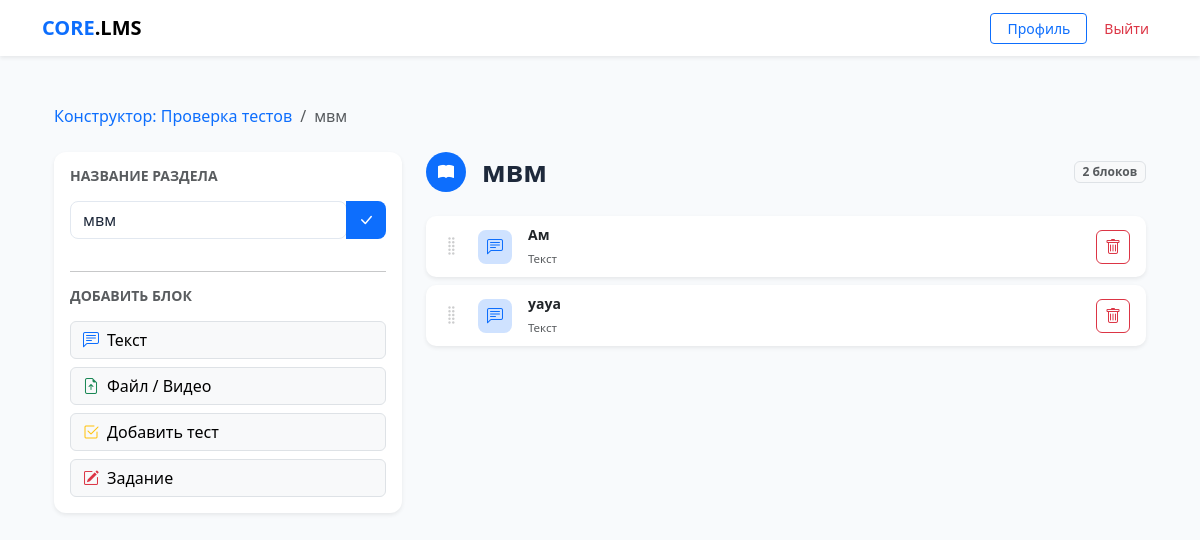
Screenshot of /section/1/edit/ (signed in) with the database file from the repository.
### core/models.py (models this page shows, shortened)
class Course(models.Model):
    title = models.CharField(max_length=255)
    description = models.TextField(blank=True)
    author = models.ForeignKey(CustomUser, on_delete=models.CASCADE, related_name='authored_courses')
    groups = models.ManyToManyField(Group, related_name='available_courses', blank=True)
    created_at = models.DateTimeField(auto_now_add=True)
    available_from = models.DateTimeField(null=True, blank=True,
        help_text='Дата открытия курса. Пусто — доступен сразу.')
    available_until = models.DateTimeField(null=True, blank=True,
        help_text='Дата закрытия курса. Пусто — бессрочно.')
    allow_self_enroll = models.BooleanField(default=False,
        help_text='Разрешить студентам подключаться по коду доступа')
    access_code = models.CharField(max_length=32, blank=True, null=True,
        help_text='Код для самостоятельного подключения к курсу')

class Section(models.Model):
    course = models.ForeignKey(Course, on_delete=models.CASCADE, related_name='sections')
    title = models.CharField(max_length=255)
    order = models.PositiveIntegerField(default=0)
    class Meta:
        ordering = ['order', 'id']

class ContentBlock(models.Model):
    BLOCK_TYPES = (
        ('text', 'Текст'),
        ('file', 'Файл/Медиа'),
        ('quiz', 'Тест'),
        ('assignment', 'Задание'),
    )
    course = models.ForeignKey(Course, on_delete=models.CASCADE, related_name='blocks')
    section = models.ForeignKey('Section', on_delete=models.SET_NULL,
                                null=True, blank=True, related_name='blocks')
    title = models.CharField(max_length=255)
    block_type = models.CharField(max_length=20, choices=BLOCK_TYPES)
    content_text = models.TextField(blank=True, null=True)
    content_file = models.FileField(upload_to='course_contents/', blank=True, null=True)
    content_quiz = models.ForeignKey(Quiz, on_delete=models.SET_NULL, blank=True, null=True,
                                     related_name='blocks')
    order = models.PositiveIntegerField(default=0)

### core/views.py (the view)
# urls.py: path('section/<int:section_id>/edit/', views.edit_section, name='edit_section'),
@login_required
@user_passes_test(is_teacher)
def edit_section(request, section_id):
    section = get_object_or_404(
        Section.objects.select_related('course').prefetch_related('blocks'),
        id=section_id,
        course__author=request.user,
    )
    course = section.course
    quizzes = Quiz.objects.filter(course=course)
    if request.method == 'POST' and 'rename' in request.POST:
        new_title = request.POST.get('title', '').strip()
        if new_title:
            section.title = new_title
            section.save()
        return redirect('edit_section', section_id=section.id)
    return render(request, 'core/edit_section.html', {
        'section': section,
        'course': course,
        'quizzes': quizzes,
        'blocks': section.blocks.order_by('order'),
    })

### core/views.py (called while the page is built)
def is_teacher(user):
    return user.is_authenticated and user.role == 'teacher'

### core/templates/core/edit_section.html (shortened to what this page needs)
{% extends "core/base.html" %}
{% block content %}
<div class="container py-4">
    <nav aria-label="breadcrumb" class="mb-4">
        <ol class="breadcrumb">
            <li class="breadcrumb-item">
                <a href="{% url 'course_builder' course.id %}" class="text-decoration-none">
                    Конструктор: {{ course.title }}
                </a>
            </li>
            <li class="breadcrumb-item active">{{ section.title }}</li>
        </ol>
    </nav>
    <div class="row">
        <div class="col-md-4">
            <div class="card p-3 shadow-sm sticky-top" style="top:20px;">
                <h6 class="fw-bold mb-3 text-muted small text-uppercase">Название раздела</h6>
                <form method="post">
                    <div class="input-group mb-3">
                        <input type="text" name="title" class="form-control"
                               value="{{ section.title }}" required>
                        <button type="submit" class="btn btn-primary">
                            <i class="bi bi-check-lg"></i>
                        </button>
                    </div>
                </form>
                <hr>
                <h6 class="fw-bold mb-3 text-muted small text-uppercase">Добавить блок</h6>
                <div class="d-grid gap-2">
                    <button onclick="openModal('text')" class="btn btn-light text-start border">
                        <i class="bi bi-chat-left-text me-2 text-primary"></i>Текст
                    </button>
                    <button onclick="openModal('file')" class="btn btn-light text-start border">
                        <i class="bi bi-file-earmark-arrow-up me-2 text-success"></i>Файл / Видео
                    </button>
                    <a href="{% url 'create_quiz' course.id %}?section_id={{ section.id }}" class="btn btn-light text-start border">
                        <i class="bi bi-check2-square me-2 text-warning"></i>Добавить тест
                    </a>
                    <button onclick="openModal('assignment')" class="btn btn-light text-start border">
                        <i class="bi bi-pencil-square me-2 text-danger"></i>Задание
                    </button>
                </div>
            </div>
        </div>
        <div class="col-md-8">
            <div class="d-flex align-items-center gap-3 mb-4">
                <div class="bg-primary rounded-circle d-flex align-items-center justify-content-center"
                     style="width:40px;height:40px;flex-shrink:0;">
                    <i class="bi bi-book-fill text-white"></i>
                </div>
                <h3 class="fw-bold mb-0">{{ section.title }}</h3>
                <span class="badge bg-light text-muted border ms-auto">
                    {{ blocks.count }} блоков
                </span>
            </div>
            <div id="blocksList">
                {% for block in blocks %}
                {% include "core/block_card.html" %}
                {% empty %}
                <div class="text-center py-5 border rounded-3 bg-light">
                    <i class="bi bi-layout-text-sidebar display-4 text-muted opacity-25"></i>
                    <p class="text-muted mt-3">Раздел пуст. Добавьте первый блок.</p>
                </div>
                {% endfor %}
            </div>
        </div>
    </div>
</div>
{% endblock %}

### core/templates/core/block_card.html (shortened to what this page needs)
<div class="block-card card mb-2 border-0 shadow-sm" data-block-id="{{ block.id }}" draggable="true">
    <div class="card-body d-flex align-items-center gap-3 py-2 px-3">
        <div class="drag-handle text-muted"><i class="bi bi-grip-vertical fs-5"></i></div>
        <div class="type-badge flex-shrink-0
            {% if block.block_type == 'text' %}bg-primary-subtle
            {% elif block.block_type == 'file' %}bg-success-subtle
            {% elif block.block_type == 'quiz' %}bg-warning-subtle
            {% elif block.block_type == 'assignment' %}bg-danger-subtle{% endif %}">
            {% if block.block_type == 'text' %}<i class="bi bi-chat-left-text text-primary"></i>
            {% elif block.block_type == 'file' %}<i class="bi bi-file-earmark text-success"></i>
            {% elif block.block_type == 'quiz' %}<i class="bi bi-check2-square text-warning"></i>
            {% elif block.block_type == 'assignment' %}<i class="bi bi-pencil-square text-danger"></i>
            {% endif %}
        </div>
        <div class="flex-grow-1 min-w-0">
            <div class="fw-semibold text-truncate small">{{ block.title }}</div>
            <small class="text-muted" style="font-size:.72rem;">{{ block.get_block_type_display }}</small>
        </div>
        <div class="d-flex gap-1 flex-shrink-0">
            <form action="{% url 'delete_block' block.id %}" method="post"
                  onsubmit="return confirm('Удалить «{{ block.title }}»?')">
                <button type="submit" class="btn btn-xs btn-outline-danger py-1 px-2">
                    <i class="bi bi-trash"></i>
                </button>
            </form>
        </div>
    </div>
</div>

### core/templates/core/base.html (style rules this page uses)
:root { --bg-body: #f8fafc; --bg-card: #ffffff; --border-color: #e2e8f0; --accent: #0d6efd; --text-main: #1e293b; }
body { background-color: var(--bg-body); color: var(--text-main); font-family: 'Segoe UI', system-ui, sans-serif; }
input, textarea, select, .form-control { background-color: #ffffff !important; color: #1e293b !important; border: 1px solid var(--border-color) !important; border-radius: 8px !important; }
.card { background-color: var(--bg-card); border: 0; border-radius: 12px; box-shadow: 0 1px 3px rgba(0,0,0,0.05); }
.btn-primary { background-color: var(--accent); border: none; border-radius: 8px; }

### core/templates/core/edit_section.html (style rules this page uses)
.block-card { cursor:default; transition:box-shadow .15s,transform .15s; border-radius:10px !important; }
.drag-handle { cursor:grab; opacity:.3; transition:opacity .15s; }
.type-badge { width:34px;height:34px;border-radius:8px;display:flex;align-items:center;justify-content:center; }

### rows the page displays
Course: title "Проверка тестов"
Section: title "мвм"
ContentBlock: title "Ам", block_type "Текст"
ContentBlock: title "уауа", block_type "Текст"

### other values shown
{{ blocks.count }} "2"
